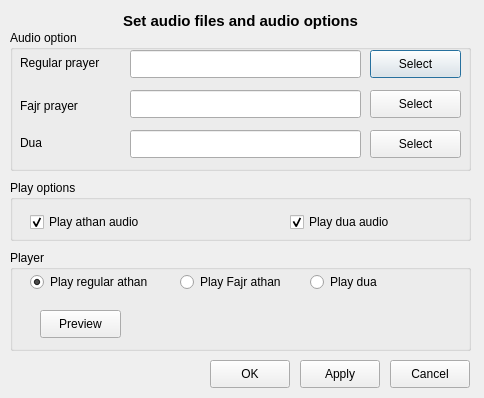
<?xml version="1.0" encoding="UTF-8"?>
<ui version="4.0">
 <class>Audio</class>
 <widget class="QDialog" name="Audio">
  <property name="geometry">
   <rect>
    <x>0</x>
    <y>0</y>
    <width>484</width>
    <height>398</height>
   </rect>
  </property>
  <property name="minimumSize">
   <size>
    <width>484</width>
    <height>398</height>
   </size>
  </property>
  <property name="maximumSize">
   <size>
    <width>484</width>
    <height>398</height>
   </size>
  </property>
  <property name="windowTitle">
   <string>Qsalat - audio</string>
  </property>
  <widget class="QGroupBox" name="groupBox">
   <property name="geometry">
    <rect>
     <x>10</x>
     <y>30</y>
     <width>461</width>
     <height>141</height>
    </rect>
   </property>
   <property name="title">
    <string>Audio option</string>
   </property>
   <widget class="QPushButton" name="prayerButton">
    <property name="geometry">
     <rect>
      <x>360</x>
      <y>20</y>
      <width>91</width>
      <height>28</height>
     </rect>
    </property>
    <property name="text">
     <string>Select</string>
    </property>
   </widget>
   <widget class="QPushButton" name="fajrButton">
    <property name="geometry">
     <rect>
      <x>360</x>
      <y>60</y>
      <width>91</width>
      <height>28</height>
     </rect>
    </property>
    <property name="text">
     <string>Select</string>
    </property>
   </widget>
   <widget class="QLineEdit" name="prayerLineEdit">
    <property name="geometry">
     <rect>
      <x>120</x>
      <y>20</y>
      <width>231</width>
      <height>28</height>
     </rect>
    </property>
   </widget>
   <widget class="QLineEdit" name="fajrLineEdit">
    <property name="geometry">
     <rect>
      <x>120</x>
      <y>60</y>
      <width>231</width>
      <height>28</height>
     </rect>
    </property>
   </widget>
   <widget class="QLabel" name="prayerLabel">
    <property name="geometry">
     <rect>
      <x>10</x>
      <y>17</y>
      <width>101</width>
      <height>31</height>
     </rect>
    </property>
    <property name="text">
     <string>Regular prayer</string>
    </property>
   </widget>
   <widget class="QLabel" name="fajrLabel">
    <property name="geometry">
     <rect>
      <x>10</x>
      <y>60</y>
      <width>101</width>
      <height>31</height>
     </rect>
    </property>
    <property name="text">
     <string>Fajr prayer</string>
    </property>
   </widget>
   <widget class="QPushButton" name="duaButton">
    <property name="geometry">
     <rect>
      <x>360</x>
      <y>100</y>
      <width>91</width>
      <height>28</height>
     </rect>
    </property>
    <property name="text">
     <string>Select</string>
    </property>
   </widget>
   <widget class="QLineEdit" name="duaLineEdit">
    <property name="geometry">
     <rect>
      <x>120</x>
      <y>100</y>
      <width>231</width>
      <height>28</height>
     </rect>
    </property>
    <property name="text">
     <string/>
    </property>
   </widget>
   <widget class="QLabel" name="duaLabel">
    <property name="geometry">
     <rect>
      <x>10</x>
      <y>97</y>
      <width>101</width>
      <height>31</height>
     </rect>
    </property>
    <property name="text">
     <string>Dua</string>
    </property>
   </widget>
  </widget>
  <widget class="QGroupBox" name="groupBox_2">
   <property name="geometry">
    <rect>
     <x>10</x>
     <y>180</y>
     <width>461</width>
     <height>61</height>
    </rect>
   </property>
   <property name="title">
    <string>Play options</string>
   </property>
   <widget class="QCheckBox" name="salatCheckBox">
    <property name="geometry">
     <rect>
      <x>20</x>
      <y>30</y>
      <width>191</width>
      <height>24</height>
     </rect>
    </property>
    <property name="text">
     <string>Play athan audio</string>
    </property>
    <property name="checked">
     <bool>true</bool>
    </property>
   </widget>
   <widget class="QCheckBox" name="duaCheckBox">
    <property name="geometry">
     <rect>
      <x>280</x>
      <y>30</y>
      <width>171</width>
      <height>24</height>
     </rect>
    </property>
    <property name="text">
     <string>Play dua audio</string>
    </property>
    <property name="checked">
     <bool>true</bool>
    </property>
   </widget>
  </widget>
  <widget class="QGroupBox" name="groupBox_3">
   <property name="geometry">
    <rect>
     <x>10</x>
     <y>250</y>
     <width>461</width>
     <height>101</height>
    </rect>
   </property>
   <property name="title">
    <string>Player</string>
   </property>
   <widget class="QPushButton" name="previewButton">
    <property name="geometry">
     <rect>
      <x>30</x>
      <y>60</y>
      <width>81</width>
      <height>28</height>
     </rect>
    </property>
    <property name="text">
     <string>Preview</string>
    </property>
   </widget>
   <widget class="QRadioButton" name="regularRadioButton">
    <property name="geometry">
     <rect>
      <x>20</x>
      <y>20</y>
      <width>131</width>
      <height>24</height>
     </rect>
    </property>
    <property name="text">
     <string>Play regular athan</string>
    </property>
    <property name="checked">
     <bool>true</bool>
    </property>
   </widget>
   <widget class="QRadioButton" name="fajrRadioButton">
    <property name="geometry">
     <rect>
      <x>170</x>
      <y>20</y>
      <width>111</width>
      <height>24</height>
     </rect>
    </property>
    <property name="text">
     <string>Play Fajr athan</string>
    </property>
   </widget>
   <widget class="QRadioButton" name="duaRadioButton">
    <property name="geometry">
     <rect>
      <x>300</x>
      <y>20</y>
      <width>91</width>
      <height>24</height>
     </rect>
    </property>
    <property name="text">
     <string>Play dua</string>
    </property>
   </widget>
  </widget>
  <widget class="QPushButton" name="cancelButton">
   <property name="geometry">
    <rect>
     <x>390</x>
     <y>360</y>
     <width>80</width>
     <height>28</height>
    </rect>
   </property>
   <property name="text">
    <string>Cancel</string>
   </property>
  </widget>
  <widget class="QPushButton" name="saveButton">
   <property name="geometry">
    <rect>
     <x>300</x>
     <y>360</y>
     <width>80</width>
     <height>28</height>
    </rect>
   </property>
   <property name="text">
    <string>Apply</string>
   </property>
  </widget>
  <widget class="QPushButton" name="okButton">
   <property name="geometry">
    <rect>
     <x>210</x>
     <y>360</y>
     <width>80</width>
     <height>28</height>
    </rect>
   </property>
   <property name="text">
    <string>OK</string>
   </property>
  </widget>
  <widget class="QLabel" name="label">
   <property name="geometry">
    <rect>
     <x>10</x>
     <y>10</y>
     <width>461</width>
     <height>21</height>
    </rect>
   </property>
   <property name="font">
    <font>
     <pointsize>11</pointsize>
     <weight>75</weight>
     <bold>true</bold>
    </font>
   </property>
   <property name="text">
    <string>Set audio files and audio options</string>
   </property>
   <property name="alignment">
    <set>Qt::AlignCenter</set>
   </property>
  </widget>
 </widget>
 <resources/>
 <connections/>
</ui>
